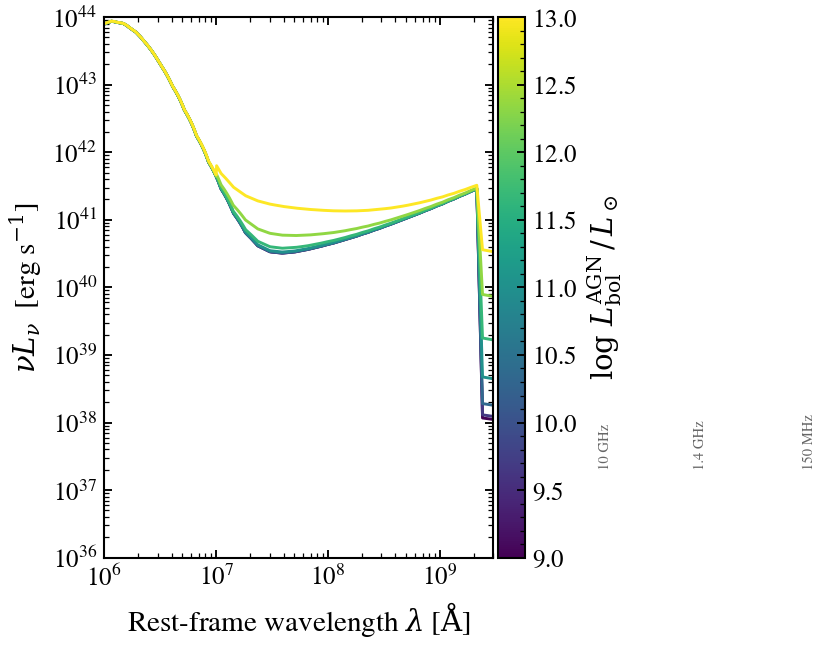

Here is the Python script that generated this plot:
"""
Radio SED response to AGN bolometric luminosity
================================================

At fixed host (constant SFR = 3 M_sun/yr, Condon-92 synchrotron +
free-free) we sweep the composable AGN's bolometric luminosity
``agn_log_lbol`` from 9 to 13 (in log L_sun). The host alone produces
a power-law GHz continuum; the AGN superposes a flatter-spectrum jet
component that takes over above ``log L_bol ≳ 11.5`` — the classic
radio-loud / radio-quiet division emerges from this competition.

This is the figure that motivates separating SF-driven from
AGN-driven radio in unresolved sources (Best+2005, Pracy+2016).
"""

import warnings

import jax
import jax.numpy as jnp
import matplotlib as mpl
import matplotlib.pyplot as plt
import numpy as np

import tengri
from tengri.analysis.plotting import setup_style

setup_style()
warnings.filterwarnings("ignore", message=".*BakedInBackend.*")

C_AA_PER_S = 2.998e18

log_lbol_grid = np.linspace(9.0, 13.0, 7)
norm = mpl.colors.Normalize(vmin=log_lbol_grid.min(), vmax=log_lbol_grid.max())
cmap = plt.get_cmap("viridis")

SFH = {"type": "const", "*": tengri.FIXED, "log_sfr": 0.5, "start_gyr": 13.0, "end_gyr": 0.0}
DUST = {
    "type": "two_component",
    "*": tengri.FIXED,
    "tau_diff": 0.3,
    "tau_bc": 0.5,
    "emission": {"type": "dale2014", "*": tengri.FIXED},
}

ssp = tengri.load_ssp()
model = tengri.SEDModel.build(
    ssp,
    sfh=SFH,
    dust=DUST,
    agn={
        "disc": {"type": "qsogen", "*": tengri.FIXED},
        "torus": {"type": "skirtor", "*": tengri.FIXED},
        "*": tengri.FIXED,
        "log_lbol": tengri.Uniform(8.0, 14.0),
        "frac": 1.0,
    },
    radio={"type": "condon92", "*": tengri.FIXED},
    redshift=tengri.Fixed(0.05),
)
baseline = dict(model.spec.sample(jax.random.PRNGKey(0)))

fig, ax = plt.subplots(figsize=(7.0, 4.6))
for log_lbol in log_lbol_grid:
    out = model.predict_rest_sed({**baseline, "agn_log_lbol": jnp.float64(log_lbol)})
    wave = np.asarray(out.wavelength)
    nu_l_nu = C_AA_PER_S / wave * np.asarray(out.sed)
    ax.loglog(wave, nu_l_nu, color=cmap(norm(log_lbol)), lw=1.4)

ax.set(
    xlim=(1e6, 3e9),
    ylim=(1e36, 1e44),
    xlabel=r"Rest-frame wavelength $\lambda$ [$\mathrm{\AA}$]",
    ylabel=r"$\nu L_\nu$  [erg s$^{-1}$]",
)
for nu_ghz, name in [(0.150, "150 MHz"), (1.4, "1.4 GHz"), (10.0, "10 GHz")]:
    lam = 2.998e10 / (nu_ghz * 1.0e9) * 1.0e10
    ax.axvline(lam, color="0.65", lw=0.4, ls=":")
    ax.text(lam, 2e37, name, fontsize=7, color="0.4", ha="center", rotation=90, va="bottom")

cbar = fig.colorbar(plt.cm.ScalarMappable(norm=norm, cmap=cmap), ax=ax, pad=0.01)
cbar.set_label(r"$\log\,L_{\rm bol}^{\rm AGN}\,/\,L_\odot$")

fig.tight_layout()
fig.savefig("plot_radio_vs_agn_lbol.png", dpi=150, bbox_inches="tight")
